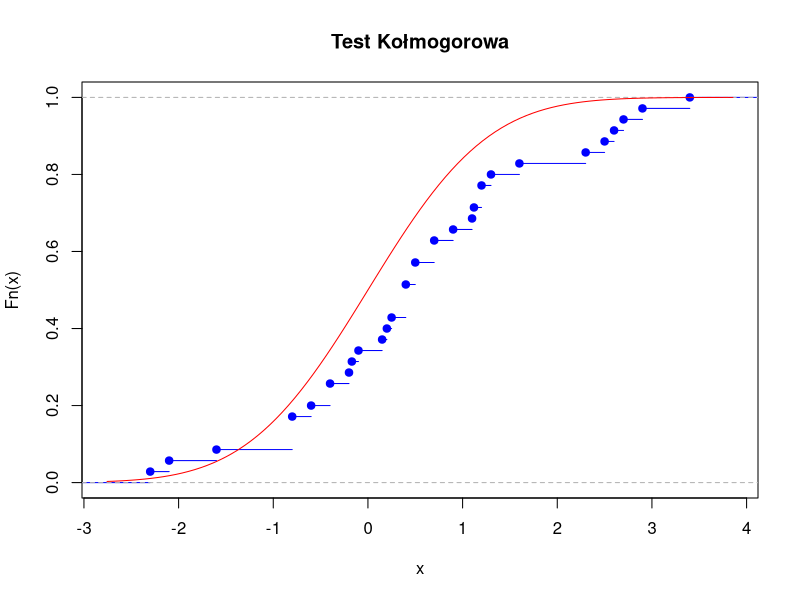
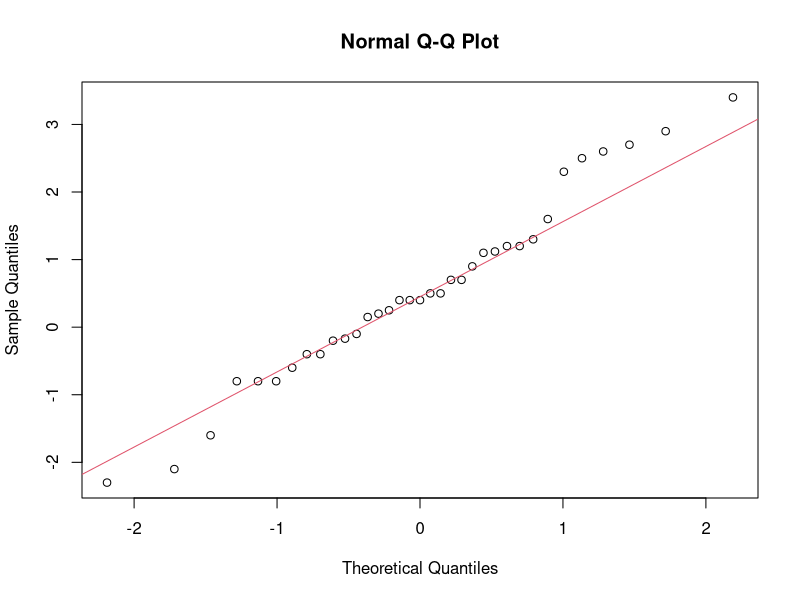

These figures' R source, in order:
data = c(1.2, 0.9, -0.8, 0.4, 2.7, 0.4, 3.4, -1.6, -0.8, 0.4, 0.5, -0.4, 2.3, 0.5,
          -0.6, 1.6, 0.7, 2.9, -0.1, -0.17, 0.25, 2.6, 1.2, -2.3, -0.4, -2.1, 0.2,
          -0.8, 1.3, 1.12, -0.2, 0.7, 1.1, 2.5, 0.15)

# Test Kołmogorowa
ks_test_result = ks.test(data, "pnorm")
cat("Wartość statystyki Kołmogorowa:", ks_test_result$statistic, "\n")
cat("P-wartość dla testu Kołmogorowa:", ks_test_result$p.value, "\n")

# Wykres dystrybuanty empirycznej i teoretycznej
plot(ecdf(data), main="Test Kołmogorowa", col="blue")
curve(pnorm(x), add=TRUE, col="red")




# Test Shapiro-Wilka
shapiro_test_result = shapiro.test(data)
cat("Wartość statystyki testu Shapiro-Wilka:", shapiro_test_result$statistic, "\n")
cat("P-wartość dla testu Shapiro-Wilka:", shapiro_test_result$p.value, "\n")

# Wykres kwantylowy
qqnorm(data)
qqline(data, col = 2)

